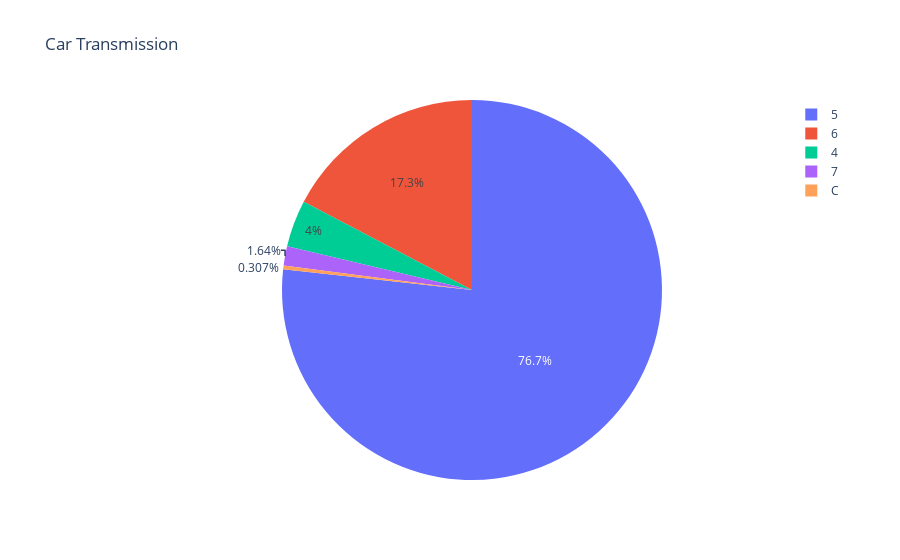

Notebook cell for this chart:
### Code cell
px.pie(values=df['Transmission'].value_counts().values, names=df['Transmission'].value_counts().index, title="Car Transmission")

### Figure 1 — Plotly figure (JSON) as saved in the notebook; plotly's stock layout.template omitted (floating-point values rounded to 4 significant figures)
{"data": [{"domain": {"x": [0, 1], "y": [0, 1]}, "hovertemplate": "label=%{label}<br>value=%{value}<extra></extra>", "labels": ["5", "6", "4", "7", "C"], "legendgroup": "", "name": "", "showlegend": true, "type": "pie", "values": [749, 169, 39, 16, 3]}], "layout": {"legend": {"tracegroupgap": 0}, "title": {"text": "Car Transmission"}}}
